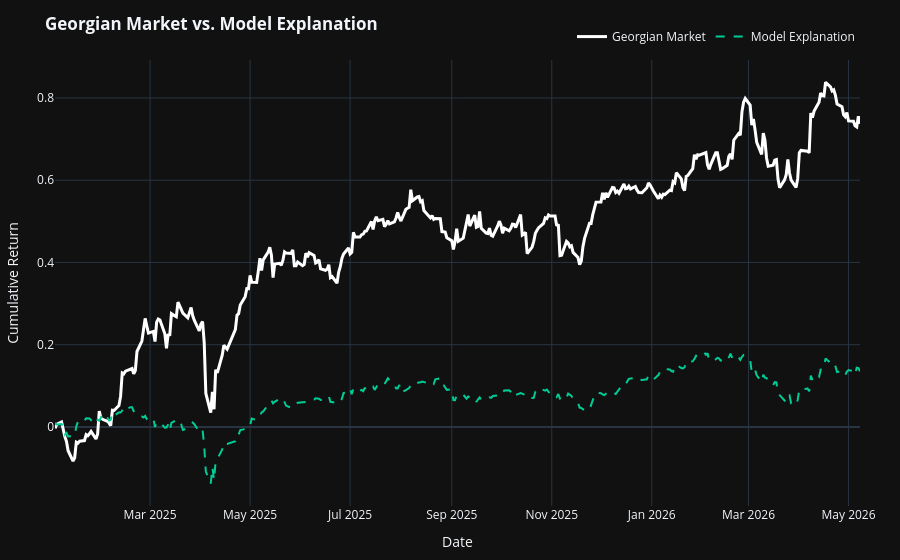

Notebook cell for this chart:
### Code cell
def get_performance_chart(attrib):
    actual_daily = attrib["y_test"]
    # Model Explanation = Predicted returns minus the intercept/drift
    model_daily = attrib["y_pred"] - attrib["metrics"]["intercept"]
    
    actual_cum = actual_daily.cumsum()
    model_cum = model_daily.cumsum()

    fig = go.Figure()
    fig.add_trace(go.Scatter(
        x=actual_cum.index, y=actual_cum, 
        name="Georgian Market",
        line=dict(color="white", width=3)
    ))
    fig.add_trace(go.Scatter(
        x=model_cum.index, y=model_cum, 
        name="Model Explanation",
        line=dict(color="#00CC96", width=2, dash="dash")
    ))

    fig.update_layout(
        template="plotly_dark",
        title="<b>Georgian Market vs. Model Explanation</b>",
        xaxis_title="Date",
        yaxis_title="Cumulative Return",
        hovermode="x unified",
        margin=dict(l=40, r=40, t=60, b=40),
        legend=dict(orientation="h", yanchor="bottom", y=1.02, xanchor="right", x=1)
    )
    return fig

get_performance_chart(attrib).show()

### Figure 1 — Plotly figure (JSON) as saved in the notebook; plotly's stock layout.template omitted (floating-point values rounded to 4 significant figures; data arrays with more than 128 entries replaced by an {"elided": "..."} marker saying what was removed)
{"data": [{"line": {"color": "white", "width": 3}, "name": "Georgian Market", "type": "scatter", "x": {"elided": "348 str values"}, "y": {"elided": "348 float values"}}, {"line": {"color": "#00CC96", "dash": "dash", "width": 2}, "name": "Model Explanation", "type": "scatter", "x": {"elided": "348 str values"}, "y": {"elided": "348 float values"}}], "layout": {"autosize": true, "hovermode": "x unified", "legend": {"orientation": "h", "x": 1, "xanchor": "right", "y": 1.02, "yanchor": "bottom"}, "margin": {"b": 40, "l": 40, "r": 40, "t": 60}, "title": {"text": "<b>Georgian Market vs. Model Explanation</b>"}, "xaxis": {"autorange": true, "range": ["2025-01-02", "2026-05-08"], "title": {"text": "Date"}, "type": "date"}, "yaxis": {"autorange": true, "range": [-0.1924, 0.8924], "title": {"text": "Cumulative Return"}, "type": "linear"}}}
